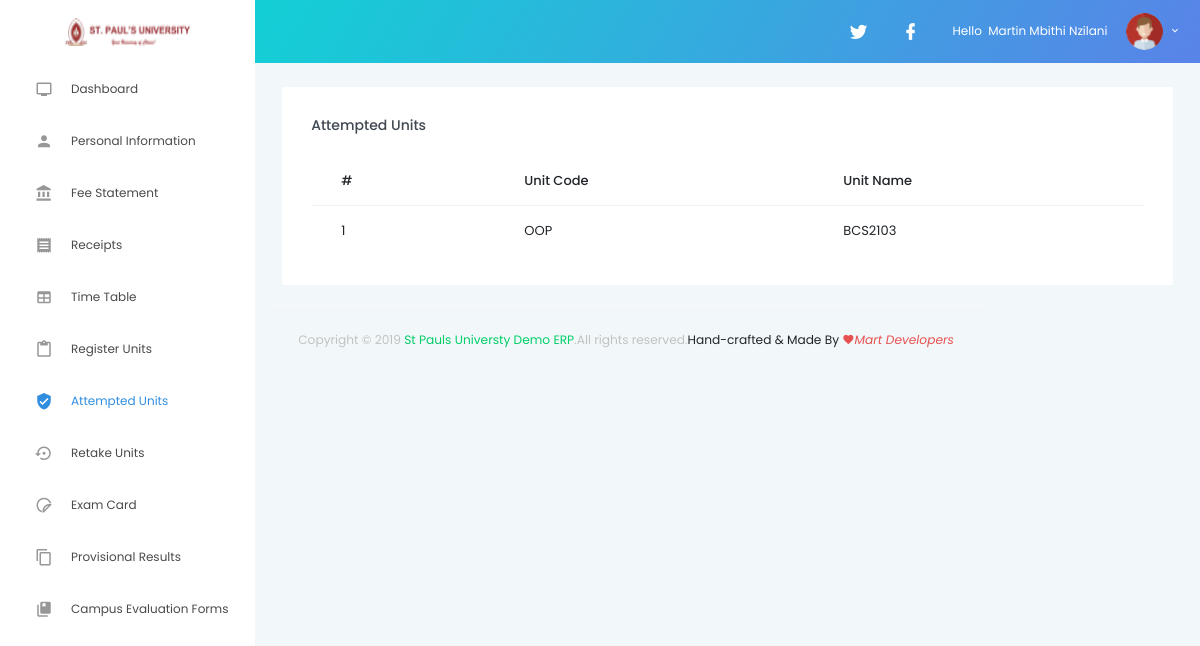
Screenshot of /attempted-units.php (signed in) with the database file from the repository.
### tables this page shows
CREATE TABLE `student` (
  `id` int(20) NOT NULL,
  `name` varchar(200) NOT NULL,
  `regno` varchar(200) NOT NULL,
  `password` varchar(20) NOT NULL,
  `dob` varchar(50) NOT NULL,
  `studymode` varchar(20) NOT NULL,
  `course` varchar(200) NOT NULL,
  `phonenumber` varchar(2002) NOT NULL,
  `postaddress` varchar(200) NOT NULL,
  `emailaddress` varchar(200) NOT NULL,
  `kcseindexno` varchar(200) NOT NULL,
  `totalbilled` varchar(200) NOT NULL,
  `totalpaid` varchar(200) NOT NULL,
  `balance` varchar(200) NOT NULL,
  `attemptedunits` varchar(200) NOT NULL,
  `unitstaking` varchar(200) NOT NULL,
  `totalunits` varchar(200) NOT NULL,
  `performance` varchar(20) NOT NULL,
  `grade` varchar(20) NOT NULL
);

CREATE TABLE `attemptedunits` (
  `id` int(200) NOT NULL,
  `unitname` varchar(20) NOT NULL,
  `unitcode` varchar(20) NOT NULL,
  `progress` varchar(100) NOT NULL
);

### attempted-units.php (the view, shortened to what this page needs)
<?php
include('includes/config.php');
$aid=$_SESSION['id'];?>
<!DOCTYPE html>
<html lang="en">
<head>
  <link rel="stylesheet" href="vendors/iconfonts/mdi/css/materialdesignicons.min.css">
  <link rel="stylesheet" href="vendors/css/vendor.bundle.base.css">
  <link rel="stylesheet" href="vendors/css/vendor.bundle.addons.css">
  <link rel="stylesheet" href="css/style.css">
</head>
<body>
  <div class="container-scroller">
    <?php include("includes/header.php")?>
    <div class="container-fluid page-body-wrapper">
      <?php include("includes/navbar.php")?>
      <div class="main-panel">
        <div class="content-wrapper">
          <div class="row">
            <div class="col-lg-12 grid-margin stretch-card">
              <div class="card">
                <div class="card-body">
                  <h4 class="card-title">Attempted Units</h4>
                  <div class="table-responsive">
                    <table class="table table-stripped">
                      <thead>
                        <tr>
                          <th>
                            #
                          </th>
                          <th>
                        Unit Code
                          </th>
                          <th>
                            Unit Name
                          </th>
                        </tr>
                      </thead>
                      <tbody>
                      <?php
$ret="select * from attemptedunits";
$stmt= $mysqli->prepare($ret) ;
$stmt->execute() ;
$res=$stmt->get_result();
$cnt=1;
while($row=$res->fetch_object())
	  {
	  	?>
<tr><td><?php echo $cnt;;?></td>
<td><?php echo $row->unitname;?> </td>
<td><?php echo $row->unitcode;?></td>
									<?php
$cnt=$cnt+1;
									 } ?>
                      </tbody>
                    </table>
                  </div>
                </div>
              </div>
            </div>
     <?php include("includes/footer.php")?>
      </div>
    </div>
  </div>
</body>
</html>

### includes/header.php (shortened to what this page needs)
<nav class="navbar default-layout col-lg-12 col-12 p-0 fixed-top d-flex flex-row">
      <div class="text-center navbar-brand-wrapper d-flex align-items-top justify-content-center">
        <a class="navbar-brand brand-logo" href="dashboard.php">
          <img src="images/logo.png" alt="logo" />
        </a>
      </div>
      <div class="navbar-menu-wrapper d-flex align-items-center">
        <ul class="navbar-nav navbar-nav-right">
          <li class="nav-item dropdown">
            <a class="nav-link count-indicator dropdown-toggle" id="messageDropdown" href="#" data-toggle="dropdown" aria-expanded="false">
              <i class="mdi mdi-twitter"></i>
            </a>
          <li class="nav-item dropdown">
            <a class="nav-link count-indicator dropdown-toggle" id="notificationDropdown" href="#" data-toggle="dropdown">
              <i class="mdi mdi-facebook"></i>
            </a>
          <li class="nav-item dropdown d-none d-xl-inline-block">
            <a class="nav-link dropdown-toggle" id="UserDropdown" href="#" data-toggle="dropdown" aria-expanded="false">
            <?php
$aid=$_SESSION['id'];
	$ret="select * from student where id=?";
		$stmt= $mysqli->prepare($ret) ;
	 $stmt->bind_param('i',$aid);
	 $stmt->execute() ;
	 $res=$stmt->get_result();
	   while($row=$res->fetch_object())
	  {
	  	?>
              <span class="profile-text"> Hello &nbsp;<?php echo $row->name;?></span>
              <img class="img-xs rounded-circle" src="images/clipart/pic.png" alt="Profile image">
            </a>
          </li>
        </ul>
      </div>
      <?php }?>
    </nav>

### rows the page displays
student: name "Martin Mbithi Nzilani"
attemptedunits: unitname "OOP", unitcode "BCS2103"
